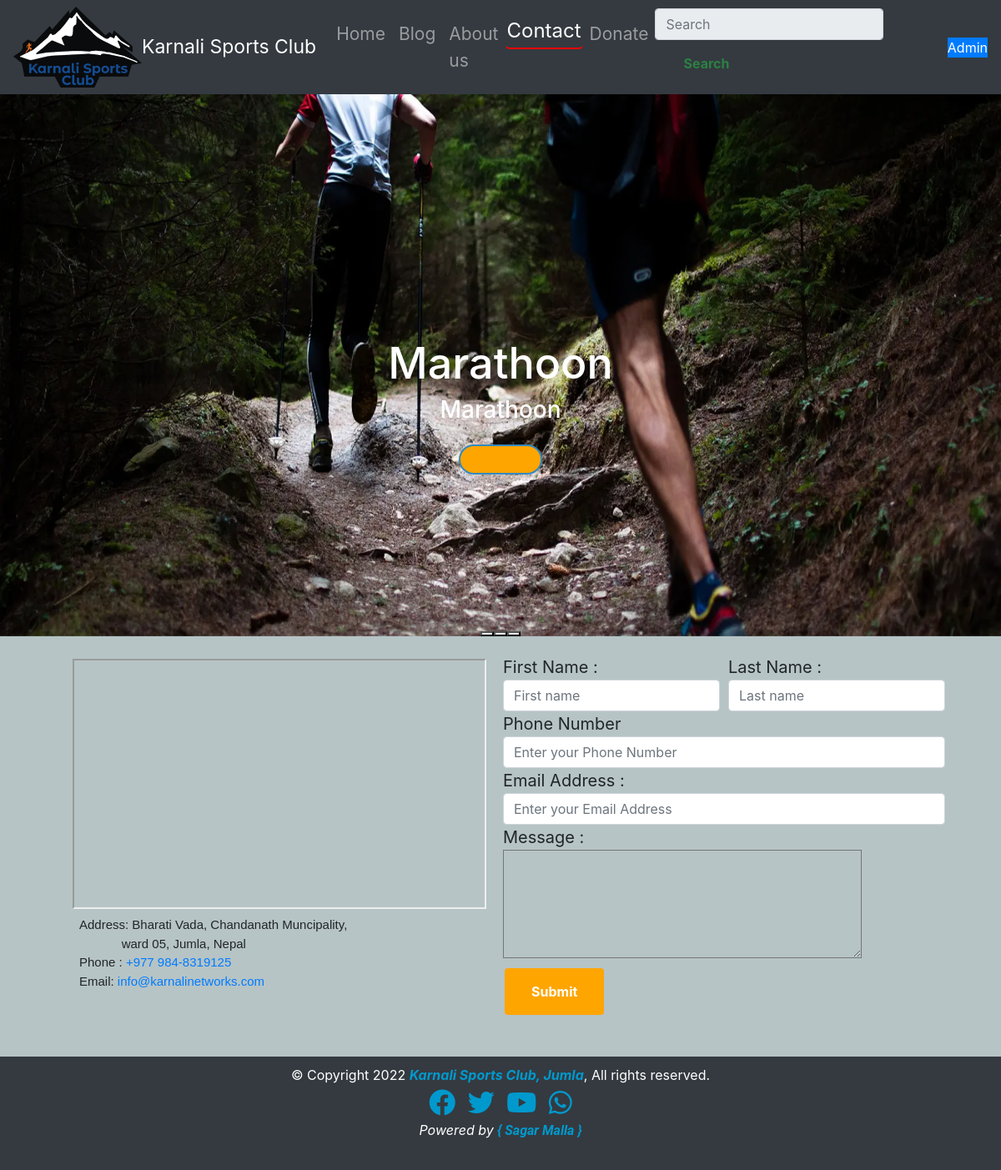
Screenshot of /ksc/contact/ with the database file from the repository.
### ksc/models.py (models this page shows, shortened)
class Slider(models.Model):
    id = models.AutoField
    name=models.CharField(max_length=50, default="")
    date = models.DateField( default="")
    img = models.ImageField(upload_to="ksc/images", default="")

### ksc/views.py (the view)
# urls.py: path('contact/', views.contact, name='About us'),
def contact(request):
    slide = Slider.objects.all()
    context = {
               'Slider':slide
               }
    return render(request, 'ksc/contact.html', context)

### ksc/templates/ksc/contact.html (shortened to what this page needs)
{% extends 'ksc/basic.html' %}  {% load static %}  {% block body%} {% load static %}
<div
  id="carouselExampleCaptions" class="carousel slide" data-bs-ride="carousel">
  <div class="carousel-indicators">
    <button type="button" data-bs-target="#carouselExampleCaptions" data-bs-slide-to="0" class="active" aria-current="true"aria-label="Slide 1"></button>
    <button type="button" data-bs-target="#carouselExampleCaptions" data-bs-slide-to="1" aria-label="Slide 2"></button>
    <button type="button" data-bs-target="#carouselExampleCaptions" data-bs-slide-to="2" aria-label="Slide 3"></button>
  </div>
  <div class="carousel-inner">
    {% for res in Slider %}
    <div class="carousel-item {% if forloop.counter0 == 0 %}active{% endif %}">
      <img
        src="/media/{{res.img}}" style="height: 650px" class="testi-overly d-block w-100" alt="sliderImg"/>
      <div class="carousel-caption d-none d-md-block">
        <h1 class="animate__animated {% if forloop.counter0 == 0 %} animate__fadeInDown {% endif %} {% if forloop.revcounter == 1 %} animate__bounce {% endif %} {% if forloop.revcounter == 2 %} animate__fadeInRight {% endif %}">
          {{res.name}}
        </h1>
        <h3 class="animate__animated animate__zoomIn">{{res.name}}</h3>
        <a
          href="{{slider.link}}"
          class="button animate__animated animate__zoomIn mt-3 py-3 px-5 btn font-weight-bold"
          >{{slider.name}}</a
        >
      </div>
    </div>
    {% endfor %}
  </div>
</div>
<div class="container">
  <div class="row mx-3 my-3" style="padding:3px;">
    <div class="col-sm-6" style="font-family: 'Poppins', sans-serif !important; font-size: 15px;">
      <div style="width:98%" class="row mx-2 my-2">
        <iframe width="100%" height="300px" frameborder="1px" scrolling="no" marginheight="0" marginwidth="0"
          src="https://maps.google.com/maps?width=100%25&amp;height=600&amp;hl=en&amp;q=Karnali%20Sports%20Club+(Karnali%20Sports%20Club)&amp;t=&amp;z=14&amp;ie=UTF8&amp;iwloc=B&amp;output=embed">
          <a href="https://www.maps.ie/distance-area-calculator.html">measure distance on map</a>
          </iframe>
      </div>
      <span class="mx-3 my-3">Address: Bharati Vada, Chandanath Muncipality,<br />
        &nbsp;&nbsp;&nbsp;&nbsp;&nbsp;&nbsp;&nbsp;&nbsp;&nbsp;&nbsp;&nbsp;&nbsp;&nbsp;&nbsp;&nbsp;&nbsp;ward 05, Jumla, Nepal</span><br />
      <span class="mx-3 my-3">Phone : <a href="tel:+977 984-8319125"> +977 984-8319125</a></span
      ><br />
      <span class="mx-3 my-3">Email: <a href="mailto:info@karnalinetworks.com" target="_blank" rel="noreferrer noopener">info@karnalinetworks.com</a></span>
    </div>
    <div class="col-sm-6" style="font-size: 20px; padding:3px;">
      <form>
        <div class="form-row">
          <div class="col-sm">
            First Name :
            <input type="text" class="form-control" placeholder="First name" required/>
          </div>
          <div class="col-sm">
            Last Name :
            <input
              type="text" class="form-control" placeholder="Last name" required/>
          </div>
        </div>
        <div class="form-row">
          <div class="col-sm">
            Phone Number<input type="tel" class="form-control" placeholder="Enter your Phone Number" required/>
          </div>
        </div>
        <div class="form-row">
          <div class="col-sm">
            Email Address :
            <input type="email" class="form-control" placeholder="Enter your Email Address" required/>
          </div>
        </div>
        <div class="form-row">
          <div class="col-sm">
            Message :<br />
            <textarea name="msg" id="msg" class="textarea large" aria-invalid="false" rows="3" col-sm="70" spellcheck="false" style="height: 130px; width:430px; position: relative; background: none !important; line-height: normal;"></textarea>
          </div>
        </div>
        <button type="button" class="btn btn-info">Submit</button>
      </form>
    </div>
  </div>
</div>
{% endblock %}

### rows the page displays
Slider: img (picture), name "Marathoon"
